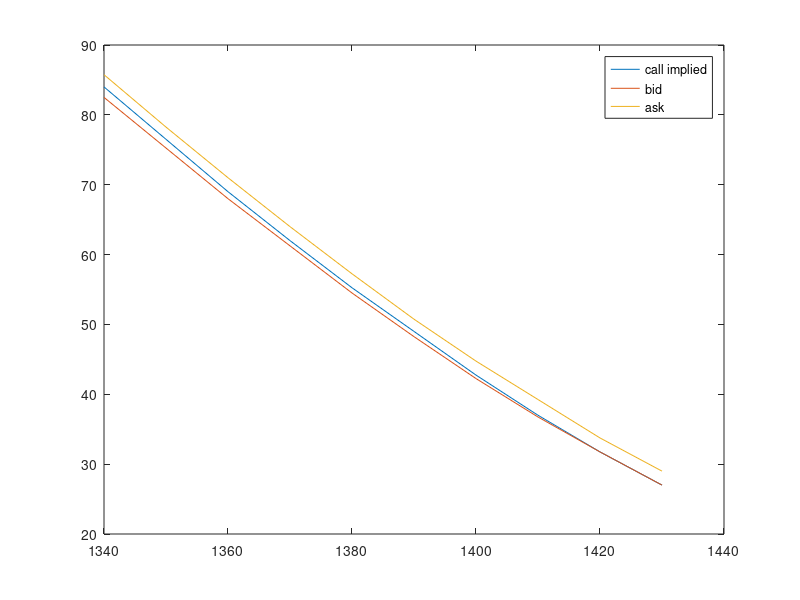

Reproduce this figure in MATLAB.
format compact
clc

bid=[28.25
30.75
33.25
36.25
39.5
43.25
47
51.25
56
61.25];

ask=[28.25
30.75
33.25
36.25
39.5
43.25
47
51.25
56
61.25];

mid=(ask+bid)/2;

k=[1340
1350
1360
1370
1380
1390
1400
1410
1420
1430];

call=1395.75-k+mid;


call_bid=[82.5
75.25
68
61.25
54.5
48.25
42.25
36.75
31.75
27];

call_ask=[85.75
78.25
71
64
57.25
50.75
44.75
39.25
33.75
29];

plot(k,call,k,call_bid,k,call_ask);


legend('call implied','bid','ask');

